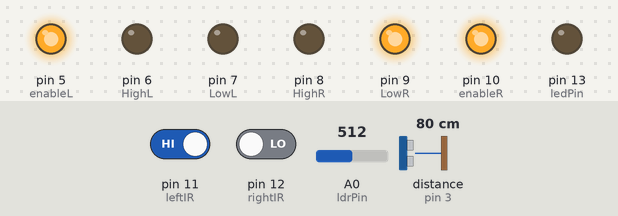
The sketch below on a simulated Arduino Uno, built with avr-gcc and run on an emulated ATmega328P. Parts: output pins drawn as LEDs (lit = HIGH). Wiring (inferred from the names in the program): ultrasonic range finder: trigger pin 4; echo pin 3. Dashed ring = blinking. The inputs (shaded band) are chosen by the test bench; at power-on: distance to the obstacle (sensor on pin 3) 80 cm, A0 (ldrPin) = 512, pin 11 (leftIR) HIGH, pin 12 (rightIR) LOW. The echo pulse lasts 58.3 µs per cm; random numbers use the default seed unless the sketch sets one; pins used as bus, display or sensor lines are not drawn.

Above: at 1.2 s.
1.3 s: distance to the obstacle (sensor on pin 3) set to 28 cm
2.8 s: distance to the obstacle (sensor on pin 3) set to 25 cm
At 4.1 s:
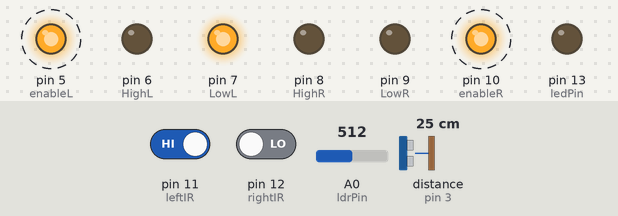
5.8 s: A0 (ldrPin) set to 107
8.8 s: A0 (ldrPin) set to 89
At 10.5 s:
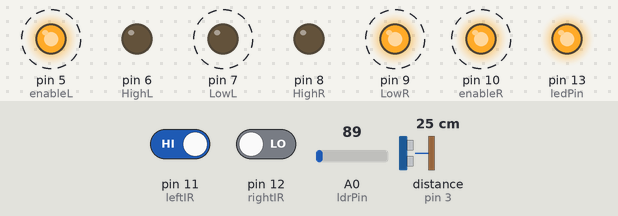
11.8 s: A0 (ldrPin) set to 110
At 13.1 s:
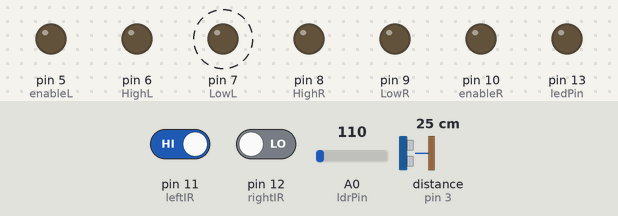
14.8 s: A0 (ldrPin) set to 90
At 16.8 s:
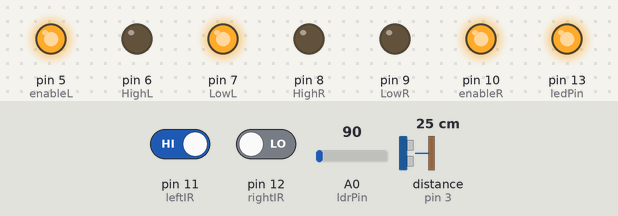
Timing chart, 0 to 18.8 s (numbered marks = the images above; inputs shaded):
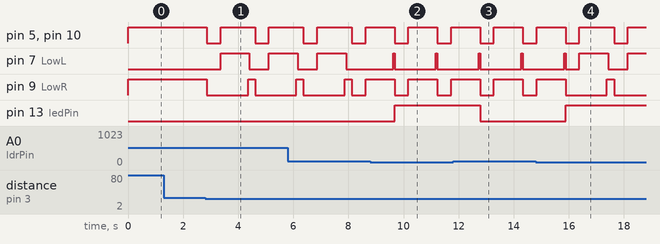

The sketch:

car.ino
```cpp
const int trigPin = 4;
const int echoPin = 3;

const int leftIR = 11;
const int rightIR = 12;

const int HighL = 6;
const int LowL = 7;

const int enableR = 10;
const int enableL = 5;

const int HighR = 8;
const int LowR = 9;

const int ldrPin = A0;
const int ledPin = 13;

long obstacleCheckTime = 0;
long obstacleInterval = 200;

void setup() {
  pinMode(trigPin, OUTPUT);
  pinMode(echoPin, INPUT);

  pinMode(HighL, OUTPUT);
  pinMode(LowL, OUTPUT);
  pinMode(HighR, OUTPUT);
  pinMode(LowR, OUTPUT);

  pinMode(ldrPin, INPUT);
  pinMode(ledPin, OUTPUT);

  pinMode(leftIR, INPUT);
  pinMode(rightIR, INPUT);

  pinMode(enableL, OUTPUT);
  pinMode(enableR, OUTPUT);

  Serial.begin(9600);
}

void Forward() {
  digitalWrite(HighL, LOW);
  digitalWrite(LowL, HIGH);
  digitalWrite(enableL, HIGH);

  digitalWrite(HighR, LOW);
  digitalWrite(LowR, HIGH);
  digitalWrite(enableR, HIGH);
}

void Left() {
  digitalWrite(HighL, LOW);
  digitalWrite(LowL, LOW);
  digitalWrite(enableL, HIGH);

  digitalWrite(HighR, LOW);
  digitalWrite(LowR, HIGH);
  digitalWrite(enableR, HIGH);
}

void Right() {
  digitalWrite(HighL, LOW);
  digitalWrite(LowL, HIGH);
  digitalWrite(enableL, HIGH);

  digitalWrite(HighR, LOW);
  digitalWrite(LowR, LOW);
  digitalWrite(enableR, HIGH);
}

void Backward() {
  digitalWrite(HighL, HIGH);
  digitalWrite(LowL, LOW);
  digitalWrite(enableL, HIGH);

  digitalWrite(HighR, HIGH);
  digitalWrite(LowR, LOW);
  digitalWrite(enableR, HIGH);
}

void stopCar() {
  digitalWrite(HighL, LOW);
  digitalWrite(LowL, LOW);
  digitalWrite(enableL, LOW);

  digitalWrite(HighR, LOW);
  digitalWrite(LowR, LOW);
  digitalWrite(enableR, LOW);
}

long getDistance() {
  digitalWrite(trigPin, LOW);
  delayMicroseconds(2);
  digitalWrite(trigPin, HIGH);
  delayMicroseconds(10);
  digitalWrite(trigPin, LOW);

  long duration = pulseIn(echoPin, HIGH, 20000);
  if (duration == 0) {
    return -1;
  }
  return (duration / 2) * 0.0343;
}

void loop() {
  int ldrValue = analogRead(ldrPin);
  int leftStatus = digitalRead(leftIR);
  int rightStatus = digitalRead(rightIR);

  if (ldrValue < 100) {
    digitalWrite(ledPin, HIGH);
  } else {
    digitalWrite(ledPin, LOW);
  }

  if (leftStatus == LOW && rightStatus == HIGH) {
    Right();
  } else if (leftStatus == HIGH && rightStatus == LOW) {
    Left();
  } else if (leftStatus == LOW && rightStatus == LOW) {
    Forward();
  } else {
    stopCar();
  }

  if (millis() - obstacleCheckTime >= obstacleInterval) {
    obstacleCheckTime = millis();
    long distance = getDistance();

    if (distance != -1 && distance < 25) {
      stopCar();
      delay(500);
      if (random(2) == 0) {
        Left();
      } else {
        Right();
      }
      delay(1000);
      Forward();
    }
  }
  delay(50);
}
```

Measured:
- the behaviour switches between 26 and 25 cm on distance to the obstacle (sensor on pin 3) (found by bisection; images 0 and 1)
- the behaviour switches between 100 and 99 on A0 (ldrPin) (found by bisection; images 1 and 2)
- after the input at 1.3 s, every drawn part: stays the same
- after the input at 2.8 s, pin 5 (enableL), pin 10 (enableR): alternates HIGH for 1.3 s and LOW for 0.50 s, starting after 0.06 s; pin 7 (LowL): LOW → HIGH after 0.56 s, → LOW 1.1 s later, → HIGH 0.70 s later; pin 9 (LowR): HIGH → LOW after 0.06 s, → HIGH 1.5 s later, → LOW 0.25 s later
- after the input at 8.8 s, pin 13 (ledPin): LOW → HIGH after 0.87 s
- after the input at 11.8 s, pin 13 (ledPin): HIGH → LOW after 0.98 s
- after the input at 14.8 s, pin 13 (ledPin): LOW → HIGH after 1.1 s
